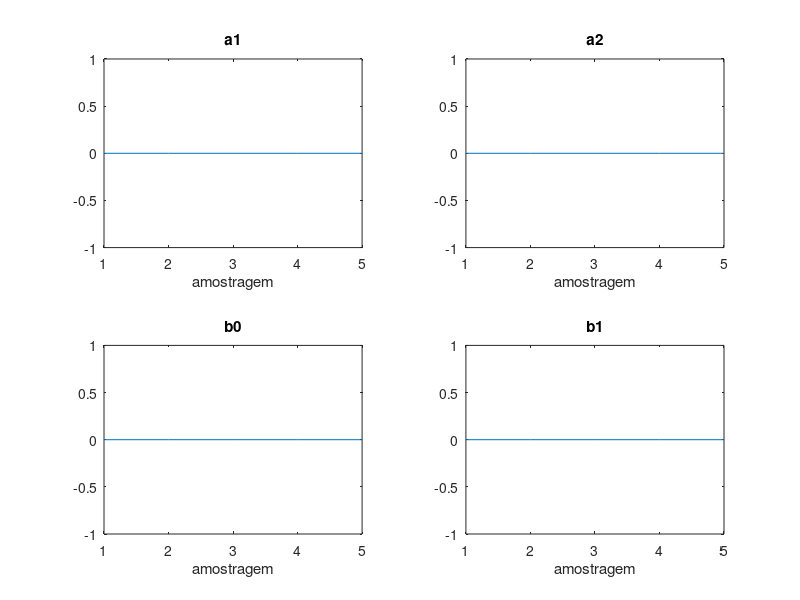
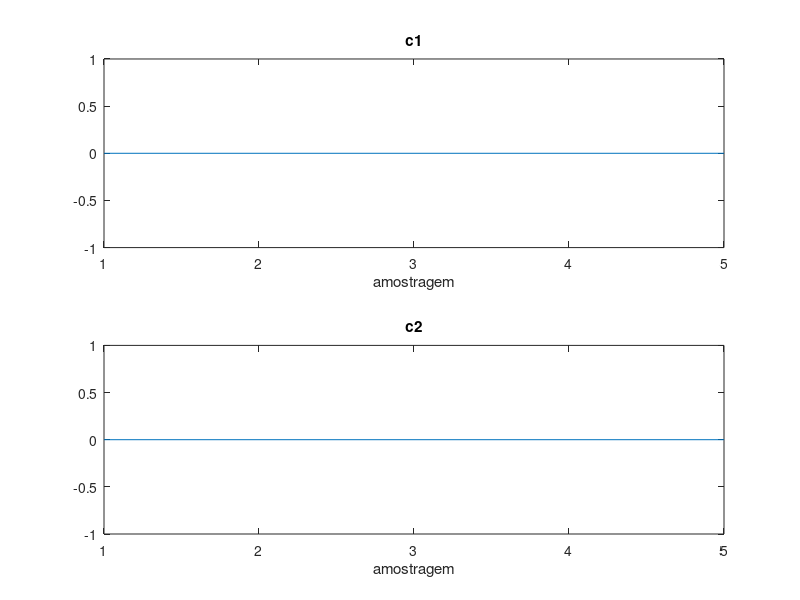

Recreate these plots in MATLAB, in order.
% Código Coelho 5.6
% Estimador da matriz estendida
nit=input(' Quantas iterações? ');

for i=1:nit;
  
  if rand>0.5;
    u(i)=1;
  else
    u(i)=-1;
    
  end 
end
e=u*0.1;

lambda=1;p=1000*eye(6);teta=[0;0;0;0;0;0];
for t=1:6;
  y(t)=0;w(t)=0;erro(t)=0;
  a1(t)=teta(1);a2(t)=teta(2);b0(t)=teta(3);b1(t)=teta(4);
  c1(t)=teta(5);c2(t)=teta(6);
end
for t=6:nit;
  y(t)=1.5*y(t-1)-0.7*y(t-2)+u(t-1)+0.5*u(t-2)+e(t)-e(t-1)+0.2*e(t-2);
  fi=[-y(t-1);-y(t-2);u(t-1);u(t-2);w(t-1);w(t-2)];
  erro(t)=y(t)-teta'*fi;
  k=p*fi/(lambda+fi'*p*fi);
  %w(t)=y(t)-teta'*fi;
  teta=teta+k*erro(t);
  p=(p-k*fi'*p)/lambda;
  w(t)=y(t)-teta'*fi;
  a1(t)=teta(1);a2(t)=teta(2);b0(t)=teta(3);b1(t)=teta(4);
  c1(t)=teta(5);c2(t)=teta(6);
  
end
t=1:nit;
subplot(221),plot(t,a1(t)),title('a1'),xlabel('amostragem');
subplot(222),plot(t,a2(t)),title('a2'),xlabel('amostragem');
subplot(223),plot(t,b0(t)),title('b0'),xlabel('amostragem');
subplot(224),plot(t,b1(t)),title('b1'),xlabel('amostragem');

figure (2)

subplot(211),plot(t,c1(t)),title('c1'),xlabel('amostragem');
subplot(212),plot(t,c2(t)),title('c2'),xlabel('amostragem');

%%
%Cálculo de teta
% close all
% clear all
% load 2ORDEM
% 
% y=(Y_2ORDEM)';
% u=U_2ORDEM;

load exchanger.dat
t=exchanger(1:400,1);
y=exchanger(1:400,2);
u=exchanger(1:400,3);
Y=[];
%N=input('N:');
N=length(t);
na=input('na:');
nb=input('nb:');
d=input('d:');
fi=[];
for j=1:N
  y1=[];
  for i=1:na
   if j<=i
     y0=0;
  else
      y0=y(j-i);
  end   
  y1=[y1 -y0]; 
  end
  u1=[];
  for i=0:nb
  if j<=(i+d)
     u0=0;
  else
      u0=u(j-i-d);
  end
  u1=[u1 u0]; 
  end 
  fi=[fi ;y1 u1];
end

for i=1:N
    Y(i,1)=y(i);
end

tetaest=inv(fi'*fi)*fi'*Y;
yest=fi*tetaest;
e=(y-yest);
J=e'*e;
R2=1-((y-yest)'*(y-yest))/((y-mean(y))'*(y-mean(y)));
fprintf('J:%f and R2:%f', J, R2);
